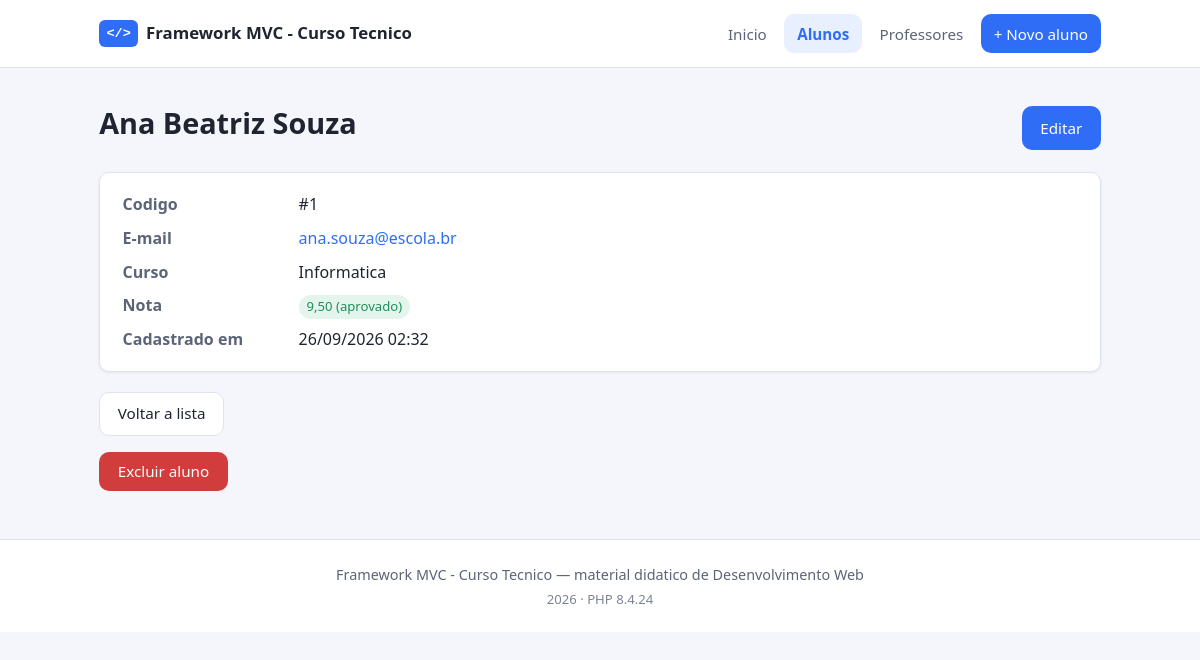
Page /phpprojeto/alunos/ver/1 on the committed database.
### tables this page shows
CREATE TABLE alunos (
    id        INT AUTO_INCREMENT PRIMARY KEY,
    nome      VARCHAR(100)  NOT NULL,
    email     VARCHAR(150)  NOT NULL UNIQUE,
    curso     VARCHAR(60)   NOT NULL,
    nota      DECIMAL(4,2)      NULL,
    criado_em TIMESTAMP     NOT NULL DEFAULT CURRENT_TIMESTAMP,
    INDEX idx_alunos_curso (curso)
);

### phpprojeto/nucleo/Controller.php (called while the page is built, shortened)
<?php
abstract class Controller
{
    protected function view(string $view, array $dados = [], ?string $layout = 'template/layout'): void
    {
        View::renderizar($view, $dados, $layout);
    }
}

### phpprojeto/controllers/AlunosController.php (called while the page is built, shortened)
<?php
class AlunosController extends Controller
{
    private Aluno $alunos;
    public function __construct()
    {
        $this->alunos = new Aluno();
    }
    public function ver(string $id): void
    {
        $aluno = $this->alunos->buscar($id);
        $this->view('alunos/ver', [
            'titulo' => $aluno['nome'],
            'aluno'  => $aluno,
        ]);
    }
}

### phpprojeto/index.php (called while the page is built, shortened)
<?php
(new Nucleo\App())->executar();

### phpprojeto/nucleo/Autoloader.php (called while the page is built, shortened)
<?php
class Autoloader
{
    private static array $mapa = [];
    public static function adicionar(string $namespace, string $diretorio): void
    {
        self::$mapa[trim($namespace, '\\') . '\\'] = rtrim($diretorio, '/');
    }
    public static function carregar(string $classe): void
    {
        foreach (self::$mapa as $prefixo => $diretorio) {
            if (!str_starts_with($classe, $prefixo)) {
                continue;
            }
            $relativo = substr($classe, strlen($prefixo));
            $arquivo  = $diretorio . '/' . str_replace('\\', '/', $relativo) . '.php';
            if (is_file($arquivo)) {
                return;
            }
        }
    }
}

### phpprojeto/nucleo/Sql.php (called while the page is built, shortened)
<?php
class Sql
{
    public static function identificador(string $nome, string $tipo = 'identificador'): string
    {
        $nome = trim($nome);
        return $nome;
    }
}

### phpprojeto/nucleo/Model.php (called while the page is built, shortened)
<?php
abstract class Model
{
    protected string $tabela = '';
    protected string $chavePrimaria = 'id';
    public function __construct()
    {
        $this->tabela        = Sql::identificador($this->tabela, 'tabela');
        $this->chavePrimaria = Sql::identificador($this->chavePrimaria, 'coluna');
    }
    protected function pdo(): PDO
    {
        return Database::conexao();
    }
    public function consultar(string $sql, array $parametros = []): array
    {
        $stmt = $this->pdo()->prepare($sql);
        $stmt->execute($parametros);
        return $stmt->fetchAll();
    }
    public function buscar(int|string $id): ?array
    {
        $sql  = "SELECT * FROM {$this->tabela} WHERE {$this->chavePrimaria} = ? LIMIT 1";
        $linhas = $this->consultar($sql, [$id]);
        return $linhas[0] ?? null;
    }
}

### phpprojeto/nucleo/Config.php (called while the page is built, shortened)
<?php
class Config
{
    private static array $itens = [];
    public static function carregar(string $diretorio): void
    {
        foreach (glob($diretorio . '/*.php') as $arquivo) {
            self::$itens[basename($arquivo, '.php')] = require $arquivo;
        }
    }
    public static function obter(string $chave, mixed $padrao = null): mixed
    {
        $atual = self::$itens;
        foreach (explode('.', $chave) as $parte) {
            $atual = $atual[$parte];
        }
        return $atual;
    }
}

### phpprojeto/nucleo/Database.php (called while the page is built, shortened)
<?php
class Database
{
    private static ?PDO $conexao = null;
    public static function conexao(): PDO
    {
        if (self::$conexao === null) {
            self::$conexao = self::criar();
        }
        return self::$conexao;
    }
    private static function criar(): PDO
    {
        $driver  = Config::obter('banco.driver', 'sqlite');
        $opcoes  = [
            PDO::ATTR_ERRMODE            => PDO::ERRMODE_EXCEPTION,
            PDO::ATTR_DEFAULT_FETCH_MODE => PDO::FETCH_ASSOC,
            PDO::ATTR_EMULATE_PREPARES   => false,
        ];
        try {
            if ($driver === 'mysql') {
                $c   = Config::obter('banco.mysql');
                $dsn = sprintf(
                    'mysql:host=%s;port=%d;dbname=%s;charset=%s',
                    $c['host'],
                    $c['porta'],
                    $c['banco'],
                    $c['charset']
                );
                return new PDO($dsn, $c['usuario'], $c['senha'], $opcoes);
            }
        } catch (PDOException $e) {
            throw new RuntimeException(
                'Nao foi possivel conectar ao banco de dados: ' . $e->getMessage(),
                0,
                $e
            );
        }
        throw new RuntimeException("Driver de banco desconhecido: {$driver}");
    }
}

### phpprojeto/nucleo/helpers.php (called while the page is built, shortened)
<?php
if (!function_exists('e')) {
    function e(?string $texto): string
    {
        return htmlspecialchars((string) $texto, ENT_QUOTES | ENT_SUBSTITUTE, 'UTF-8');
    }
}
if (!function_exists('url_base')) {
    function url_base(): string
    {
        $configurado = (string) Config::obter('app.url_base', '');
        $script = $_SERVER['SCRIPT_NAME'] ?? '/index.php';
        $pasta  = str_replace('\\', '/', dirname($script));
        return $pasta === '/' || $pasta === '.' ? '' : rtrim($pasta, '/');
    }
}
if (!function_exists('url')) {
    function url(string $rota = ''): string
    {
        $rota = trim($rota, '/');
        return url_base() . '/' . $rota;
    }
}
if (!function_exists('data_br')) {
    function data_br(?string $data, bool $comHora = false): string
    {
        $timestamp = strtotime($data);
        return date($comHora ? 'd/m/Y H:i' : 'd/m/Y', $timestamp);
    }
}
if (!function_exists('moeda_br')) {
    function moeda_br(float|int|string|null $valor): string
    {
        return number_format((float) $valor, 2, ',', '.');
    }
}

### phpprojeto/views/alunos/ver.php (the view, shortened to what this page needs)
<div class="titulo-com-acao">
    <h1><?= e($aluno['nome']) ?></h1>
    <a class="botao" href="<?= url('alunos/editar/' . $aluno['id']) ?>">Editar</a>
</div>
<dl class="ficha">
    <dt>Codigo</dt>
    <dd>#<?= (int) $aluno['id'] ?></dd>
    <dt>E-mail</dt>
    <dd><a href="mailto:<?= e($aluno['email']) ?>"><?= e($aluno['email']) ?></a></dd>
    <dt>Curso</dt>
    <dd><?= e($aluno['curso']) ?></dd>
    <dt>Nota</dt>
    <dd>
        <?php if ($aluno['nota'] === null): ?>
            <span class="etiqueta">sem nota</span>
        <?php else: ?>
            <span class="etiqueta <?= $aluno['nota'] >= 6 ? 'etiqueta--ok' : 'etiqueta--alerta' ?>">
                <?= moeda_br($aluno['nota']) ?>
                (<?= $aluno['nota'] >= 6 ? 'aprovado' : 'em recuperacao' ?>)
            </span>
        <?php endif ?>
    </dd>
    <dt>Cadastrado em</dt>
    <dd><?= e(data_br($aluno['criado_em'] ?? null, true)) ?></dd>
</dl>
<p>
    <a class="botao botao--secundario" href="<?= url('alunos') ?>">Voltar a lista</a>
</p>
<form
    method="POST"
    action="<?= url('alunos/excluir/' . $aluno['id']) ?>"
    data-confirmar="Excluir o aluno <?= e($aluno['nome']) ?>? Esta acao nao pode ser desfeita."
>
    <button type="submit" class="botao botao--perigo">Excluir aluno</button>
</form>

### phpprojeto/views/css/estilo.css (style rules this page uses)
:root { --cor-fundo: #f4f6fb; --cor-superficie: #ffffff; --cor-borda: #dfe3ec; --cor-texto: #1f2430; --cor-texto-suave: #5c6478; --cor-primaria: #2f6df6; --cor-primaria-esc: #1f4fc4; --cor-sucesso: #1e8f5a; --cor-erro: #d13c3c; --cor-aviso: #b8860b; --raio: 10px; --sombra: 0 1px 3px rgba(23, 30, 51, .08); --largura-maxima: 1040px; }
* { box-sizing: border-box; }
body { margin: 0; font-family: system-ui, -apple-system, "Segoe UI", Roboto, Arial, sans-serif; font-size: 16px; line-height: 1.6; color: var(--cor-texto); background: var(--cor-fundo); }
a { color: var(--cor-primaria); text-decoration: none; }
h1 { font-size: 1.8rem; margin: 0 0 .6rem; }
.titulo-com-acao { display: flex; align-items: center; justify-content: space-between; gap: 1rem; flex-wrap: wrap; margin-bottom: 1rem; }
.etiqueta { display: inline-block; padding: .1rem .5rem; border-radius: 999px; font-size: .82rem; background: #eef1f8; color: var(--cor-texto-suave); }
.etiqueta--ok { background: #e3f5ec; color: var(--cor-sucesso); }
.botao { display: inline-block; padding: .55rem 1.1rem; border: 1px solid transparent; border-radius: var(--raio); background: var(--cor-primaria); color: #fff; font-size: .95rem; font-family: inherit; cursor: pointer; }
.botao--secundario { background: var(--cor-superficie); color: var(--cor-texto); border-color: var(--cor-borda); }
.botao--perigo { background: var(--cor-erro); }
.ficha { background: var(--cor-superficie); border: 1px solid var(--cor-borda); border-radius: var(--raio); padding: 1.2rem 1.4rem; margin: 0 0 1.2rem; display: grid; grid-template-columns: 160px 1fr; gap: .5rem 1rem; box-shadow: var(--sombra); }
.ficha dt { font-weight: 600; color: var(--cor-texto-suave); }
.ficha dd { margin: 0; }

### rows in the picture
alunos: nome "Ana Beatriz Souza", id "1", email "ana.souza@escola.br", curso "Informatica", nota "9,50", criado_em "26/09/2026 02:32"

### other values in the picture
$nomeDoSite "Framework MVC - Curso Tecnico"
$item['texto'] "Inicio"
$item['texto'] "Alunos"
$item['texto'] "Professores"
Nucleo\Config::obter('app.nome', 'Framework MVC') "Framework MVC - Curso Tecnico"
PHP_VERSION "8.4.24"
